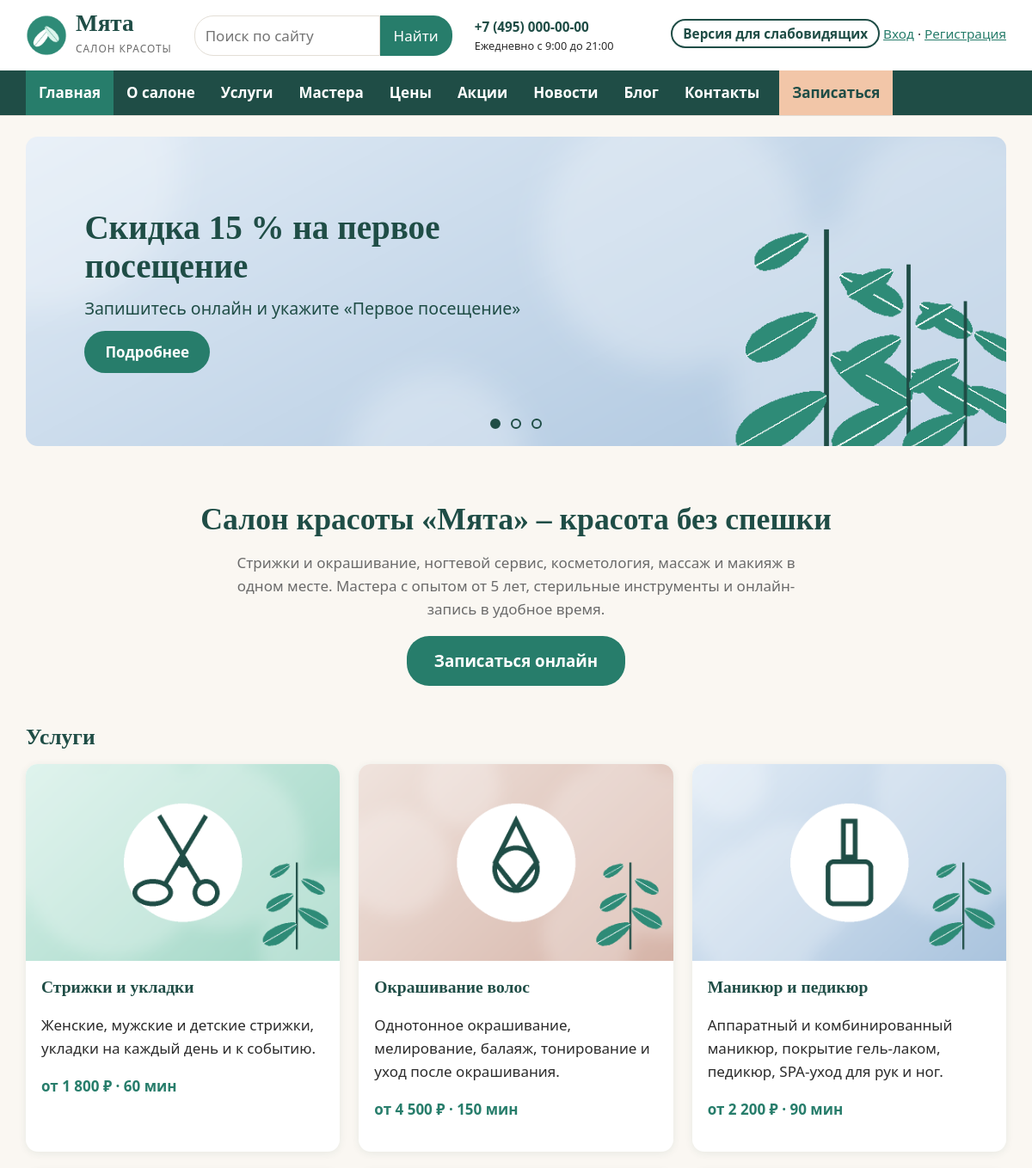
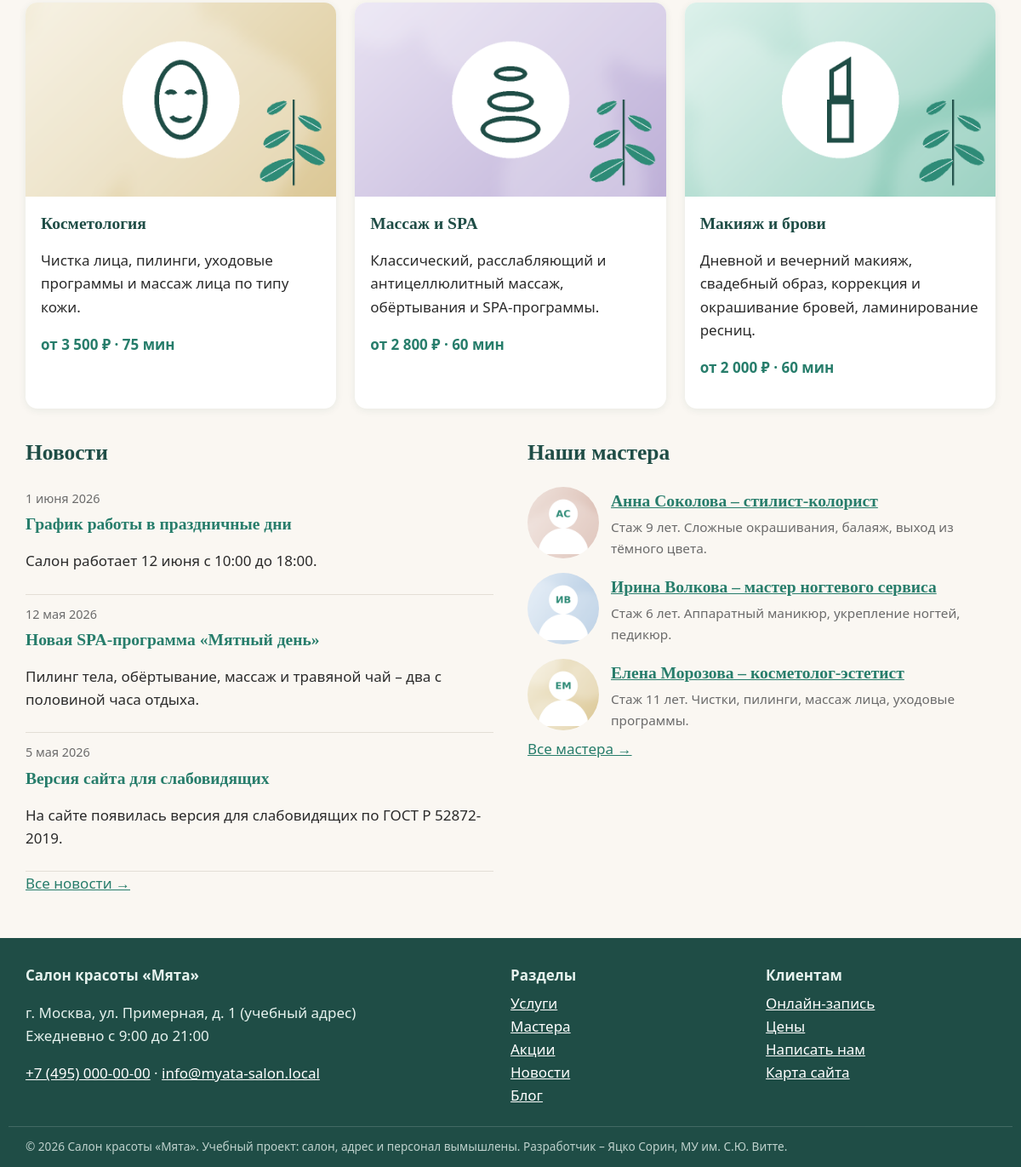
The page / on the database its author committed (2 pictures, top to bottom).
### tables this page shows
CREATE TABLE banners (
  id INT AUTO_INCREMENT PRIMARY KEY,
  title VARCHAR(120) NOT NULL,
  text VARCHAR(255) NOT NULL,
  link VARCHAR(255) NOT NULL,
  image VARCHAR(120) NOT NULL,
  sort INT NOT NULL DEFAULT 0,
  is_active TINYINT(1) NOT NULL DEFAULT 1
);

CREATE TABLE articles (
  id INT AUTO_INCREMENT PRIMARY KEY,
  section VARCHAR(20) NOT NULL,
  slug VARCHAR(100) NOT NULL,
  title VARCHAR(200) NOT NULL,
  summary VARCHAR(400) NOT NULL,
  body TEXT NOT NULL,
  image VARCHAR(120) NOT NULL DEFAULT '',
  price INT NULL,
  duration INT NULL,
  is_published TINYINT(1) NOT NULL DEFAULT 1,
  views INT NOT NULL DEFAULT 0,
  created_at DATETIME NOT NULL DEFAULT CURRENT_TIMESTAMP,
  updated_at DATETIME NULL,
  UNIQUE KEY uq_section_slug (section, slug),
  FULLTEXT KEY ft_search (title, summary, body),
  CONSTRAINT fk_articles_section FOREIGN KEY (section) REFERENCES sections(code)
);

CREATE TABLE sections (
  code VARCHAR(20) PRIMARY KEY,
  title VARCHAR(60) NOT NULL,
  description VARCHAR(255) NOT NULL,
  sort INT NOT NULL DEFAULT 0
);

### config.php (called while the page is built, shortened)
<?php
$config = [
    'db_host'   => 'localhost',
    'db_port'   => 3306,
    'db_name'   => 'salon_myata',
    'db_user'   => 'root',
    'db_pass'   => '',
    'site_name' => 'Салон красоты «Мята»',
    'phone'     => '+7 (495) 000-00-00',
    'email'     => 'info@myata-salon.local',
    'address'   => 'г. Москва, ул. Примерная, д. 1 (учебный адрес)',
    'hours'     => 'Ежедневно с 9:00 до 21:00',
];
return $config;

### includes/bootstrap.php (called while the page is built, shortened)
<?php
$CONFIG = require __DIR__ . '/../config.php';
try {
    $pdo = new PDO(
        sprintf('mysql:host=%s;port=%d;dbname=%s;charset=utf8mb4',
            $CONFIG['db_host'], $CONFIG['db_port'], $CONFIG['db_name']),
        $CONFIG['db_user'],
        $CONFIG['db_pass'],
        [PDO::ATTR_ERRMODE => PDO::ERRMODE_EXCEPTION, PDO::ATTR_DEFAULT_FETCH_MODE => PDO::FETCH_ASSOC]
    );
} catch (PDOException $e) {
    http_response_code(500);
    exit('<h1>Нет подключения к базе данных</h1><p>Проверьте настройки в config.php '
        . 'и импортируйте database/salon_myata.sql.</p>');
}
require __DIR__ . '/functions.php';
require __DIR__ . '/auth.php';

### includes/auth.php (called while the page is built, shortened)
<?php
function current_user(): ?array
{
    static $user = false;
    if ($user === false) {
        $user = null;
    }
    return $user;
}

### index.php (the view, shortened to what this page needs)
<?php
require __DIR__ . '/includes/bootstrap.php';
$banners = db()->query('SELECT * FROM banners WHERE is_active = 1 ORDER BY sort')->fetchAll();
$services = articles('services', 6);
$masters = articles('masters', 3);
$news = articles('news', 3);
require __DIR__ . '/includes/header.php';
?>
<section class="slider" aria-label="Баннеры">
    <?php foreach ($banners as $i => $b): ?>
        <a class="slide<?= $i === 0 ? ' active' : '' ?>" href="<?= e(url($b['link'])) ?>"
           style="background-image:url('<?= e(url('assets/img/' . $b['image'])) ?>')">
            <span class="slide-text"><strong><?= e($b['title']) ?></strong><span><?= e($b['text']) ?></span>
                <span class="btn">Подробнее</span></span>
        </a>
    <?php endforeach; ?>
    <div class="slider-dots"><?php foreach ($banners as $i => $b): ?>
        <button type="button" aria-label="Баннер <?= $i + 1 ?>"<?= $i === 0 ? ' class="active"' : '' ?>></button><?php endforeach; ?></div>
</section>
<section class="intro">
    <h1>Салон красоты «Мята» – красота без спешки</h1>
    <p>Стрижки и окрашивание, ногтевой сервис, косметология, массаж и макияж в одном месте.
       Мастера с опытом от 5 лет, стерильные инструменты и онлайн-запись в удобное время.</p>
    <a class="btn btn-lg" href="<?= e(url('booking.php')) ?>">Записаться онлайн</a>
</section>
<section>
    <h2>Услуги</h2>
    <div class="cards">
        <?php foreach ($services as $a): ?>
            <article class="card">
                <a href="<?= e(article_url($a)) ?>"><?= img($a['image'], $a['title']) ?></a>
                <div class="card-body">
                    <h3><a href="<?= e(article_url($a)) ?>"><?= e($a['title']) ?></a></h3>
                    <p><?= e($a['summary']) ?></p>
                    <p class="price">от <?= money((int) $a['price']) ?> · <?= (int) $a['duration'] ?> мин</p>
                </div>
            </article>
        <?php endforeach; ?>
    </div>
</section>
<section class="two-cols">
    <div>
        <h2>Новости</h2>
        <?php foreach ($news as $a): ?>
            <article class="news-item">
                <time datetime="<?= e(substr($a['created_at'], 0, 10)) ?>"><?= e(ru_date($a['created_at'])) ?></time>
                <h3><a href="<?= e(article_url($a)) ?>"><?= e($a['title']) ?></a></h3>
                <p><?= e($a['summary']) ?></p>
            </article>
        <?php endforeach; ?>
        <a href="<?= e(url('section.php?s=news')) ?>">Все новости →</a>
    </div>
    <div>
        <h2>Наши мастера</h2>
        <?php foreach ($masters as $a): ?>
            <article class="master-mini">
                <?= img($a['image'], $a['title'], 'avatar') ?>
                <div><h3><a href="<?= e(article_url($a)) ?>"><?= e($a['title']) ?></a></h3>
                    <p><?= e($a['summary']) ?></p></div>
            </article>
        <?php endforeach; ?>
        <a href="<?= e(url('section.php?s=masters')) ?>">Все мастера →</a>
    </div>
</section>
<?php require __DIR__ . '/includes/footer.php'; ?>

### includes/header.php (shortened to what this page needs)
<?php
$v = vi();
$user = current_user();
$current = substr($_SERVER['SCRIPT_NAME'], strlen(ROOT_URL) + 1);
$curSection = $_GET['s'] ?? '';
$menu = [
    ['index.php', 'Главная', ''], ['about.php', 'О салоне', ''],
    ['section.php', 'Услуги', 'services'], ['section.php', 'Мастера', 'masters'],
    ['prices.php', 'Цены', ''], ['section.php', 'Акции', 'promo'],
    ['section.php', 'Новости', 'news'], ['section.php', 'Блог', 'blog'],
    ['contacts.php', 'Контакты', ''],
];
$bodyClass = $v['on'] ? 'vi vi-size-' . $v['size'] . ' vi-' . $v['scheme']
    . ($v['img'] ? '' : ' vi-noimg') . ($v['space'] ? ' vi-space' : '') : '';
?>
<!doctype html>
<html lang="ru">
<head>
    <link rel="stylesheet" href="<?= e(url('assets/css/style.css')) ?>">
</head>
<body class="<?= e($bodyClass) ?>">
<header class="site-header">
    <div class="wrap header-top">
        <a class="logo" href="<?= e(url()) ?>">
            <img src="<?= e(url('assets/img/logo.png')) ?>" alt="" width="48" height="48">
            <span><strong>Мята</strong><small>салон красоты</small></span>
        </a>
        <form class="search" action="<?= e(url('search.php')) ?>" method="get" role="search">
            <input id="q" type="search" name="q" placeholder="Поиск по сайту" value="<?= e($_GET['q'] ?? '') ?>">
            <button type="submit">Найти</button>
        </form>
        <div class="header-contacts">
            <a href="tel:<?= e(preg_replace('/[^\d+]/', '', cfg('phone'))) ?>"><?= e(cfg('phone')) ?></a>
            <small><?= e(cfg('hours')) ?></small>
        </div>
        <div class="header-actions">
            <?php if (!$v['on']): ?>
                <a class="btn-vi" href="<?= e(url('vi.php?vi=1&back=' . urlencode($_SERVER['REQUEST_URI'] ?? ''))) ?>"
                   title="Версия для слабовидящих">Версия для слабовидящих</a>
            <?php endif; ?>
            <?php if ($user): ?>
                <a href="<?= e(url($user['role'] === 'client' ? 'cabinet.php' : 'admin/index.php')) ?>">
                    <?= e($user['login']) ?> (<?= e(ROLES[$user['role']]) ?>)</a> ·
                <a href="<?= e(url('logout.php')) ?>">Выйти</a>
            <?php else: ?>
                <a href="<?= e(url('login.php')) ?>">Вход</a> · <a href="<?= e(url('register.php')) ?>">Регистрация</a>
            <?php endif; ?>
        </div>
    </div>
    <nav class="main-nav" aria-label="Главное меню">
        <div class="wrap">
            <ul>
                <?php foreach ($menu as [$file, $label, $menuSec]):
                    $href = $menuSec ? "section.php?s=$menuSec" : $file;
                    $active = $current === $file && ($menuSec === '' || $menuSec === $curSection); ?>
                    <li><a href="<?= e(url($href)) ?>"<?= $active ? ' class="active" aria-current="page"' : '' ?>><?= e($label) ?></a></li>
                <?php endforeach; ?>
                <li><a class="nav-cta" href="<?= e(url('booking.php')) ?>">Записаться</a></li>
            </ul>
        </div>
    </nav>
</header>
<main id="main" class="wrap">

### includes/functions.php (shortened to what this page needs)
<?php
function e(?string $s): string
{
    return htmlspecialchars((string) $s, ENT_QUOTES, 'UTF-8');
}
function url(string $path = ''): string
{
    return ROOT_URL . '/' . ltrim($path, '/');
}
function db(): PDO
{
    global $pdo;
    return $pdo;
}
function cfg(string $key): string
{
    global $CONFIG;
    return (string) ($CONFIG[$key] ?? '');
}
function sections(): array
{
    static $cache = null;
    if ($cache === null) {
        $cache = [];
        foreach (db()->query('SELECT * FROM sections ORDER BY sort') as $row) {
            $cache[$row['code']] = $row;
        }
    }
    return $cache;
}
function articles(string $section, int $limit = 100): array
{
    $order = in_array($section, ['news', 'blog', 'promo'], true) ? 'created_at DESC' : 'id';
    $st = db()->prepare("SELECT * FROM articles WHERE section = ? AND is_published = 1 ORDER BY $order LIMIT ?");
    $st->bindValue(1, $section);
    $st->bindValue(2, $limit, PDO::PARAM_INT);
    $st->execute();
    return $st->fetchAll();
}
function article_url(array $a): string
{
    return url('article.php?s=' . urlencode($a['section']) . '&slug=' . urlencode($a['slug']));
}
function img(string $file, string $alt, string $class = ''): string
{
    $src = str_starts_with($file, 'upload-') ? url('uploads/' . $file) : url('assets/img/' . $file);
    return '<img src="' . e($src) . '" alt="' . e($alt) . '" class="' . e($class) . '" loading="lazy">';
}
function ru_date(string $date): string
{
    $months = ['января', 'февраля', 'марта', 'апреля', 'мая', 'июня', 'июля', 'августа',
        'сентября', 'октября', 'ноября', 'декабря'];
    $t = strtotime($date);
    return date('j', $t) . ' ' . $months[(int) date('n', $t) - 1] . ' ' . date('Y', $t);
}
function money(?int $v): string
{
    return $v === null ? '' : number_format($v, 0, ',', ' ') . ' ₽';
}
function vi(): array
{
    return [
        'on'     => ($_COOKIE['vi'] ?? '0') === '1',
        'size'   => in_array($_COOKIE['vi_size'] ?? '', ['1', '2', '3'], true) ? $_COOKIE['vi_size'] : '1',
        'scheme' => in_array($_COOKIE['vi_scheme'] ?? '', ['bw', 'wb', 'blue', 'brown'], true)
            ? $_COOKIE['vi_scheme'] : 'bw',
        'img'    => ($_COOKIE['vi_img'] ?? '1') === '1',
        'space'  => ($_COOKIE['vi_space'] ?? '0') === '1',
    ];
}

### includes/footer.php (shortened to what this page needs)
</main>
<footer class="site-footer">
    <div class="wrap footer-grid">
        <div>
            <strong>Салон красоты «Мята»</strong>
            <p><?= e(cfg('address')) ?><br><?= e(cfg('hours')) ?></p>
            <p><a href="tel:<?= e(preg_replace('/[^\d+]/', '', cfg('phone'))) ?>"><?= e(cfg('phone')) ?></a> ·
               <a href="mailto:<?= e(cfg('email')) ?>"><?= e(cfg('email')) ?></a></p>
        </div>
        <div>
            <strong>Разделы</strong>
            <ul>
                <?php foreach (sections() as $code => $s): ?>
                    <li><a href="<?= e(url('section.php?s=' . $code)) ?>"><?= e($s['title']) ?></a></li>
                <?php endforeach; ?>
            </ul>
        </div>
        <div>
            <strong>Клиентам</strong>
            <ul>
                <li><a href="<?= e(url('booking.php')) ?>">Онлайн-запись</a></li>
                <li><a href="<?= e(url('prices.php')) ?>">Цены</a></li>
                <li><a href="<?= e(url('contacts.php')) ?>">Написать нам</a></li>
                <li><a href="<?= e(url('sitemap.php')) ?>">Карта сайта</a></li>
            </ul>
        </div>
    </div>
    <div class="wrap footer-note">
        © 2026 Салон красоты «Мята». Учебный проект: салон, адрес и персонал вымышлены.
        Разработчик – Яцко Сорин, МУ им. С.Ю. Витте.
    </div>
</footer>
</body>
</html>

### rows shown on the page
banners: image (picture), title "Скидка 15 % на первое посещение", text "Запишитесь онлайн и укажите «Первое посещение»"
articles: image (picture), title "Стрижки и укладки", summary "Женские, мужские и детские стрижки, укладки на каждый день и к событию.", price "1 800 ₽", duration "60"
articles: image (picture), title "Окрашивание волос", summary "Однотонное окрашивание, мелирование, балаяж, тонирование и уход после окрашивания.", price "4 500 ₽", duration "150"
articles: image (picture), title "Маникюр и педикюр", summary "Аппаратный и комбинированный маникюр, покрытие гель-лаком, педикюр, SPA-уход для рук и ног.", price "2 200 ₽", duration "90"
articles: image (picture), title "Косметология", summary "Чистка лица, пилинги, уходовые программы и массаж лица по типу кожи.", price "3 500 ₽", duration "75"
articles: image (picture), title "Массаж и SPA", summary "Классический, расслабляющий и антицеллюлитный массаж, обёртывания и SPA-программы.", price "2 800 ₽", duration "60"
articles: image (picture), title "Макияж и брови", summary "Дневной и вечерний макияж, свадебный образ, коррекция и окрашивание бровей, ламинирование ресниц.", price "2 000 ₽", duration "60"
articles: created_at "1 июня 2026", title "График работы в праздничные дни", summary "Салон работает 12 июня с 10:00 до 18:00."
articles: created_at "12 мая 2026", title "Новая SPA-программа «Мятный день»", summary "Пилинг тела, обёртывание, массаж и травяной чай – два с половиной часа отдыха."
articles: created_at "5 мая 2026", title "Версия сайта для слабовидящих", summary "На сайте появилась версия для слабовидящих по ГОСТ Р 52872-2019."
articles: image (picture), title "Анна Соколова – стилист-колорист", summary "Стаж 9 лет. Сложные окрашивания, балаяж, выход из тёмного цвета."
articles: image (picture), title "Ирина Волкова – мастер ногтевого сервиса", summary "Стаж 6 лет. Аппаратный маникюр, укрепление ногтей, педикюр."
articles: image (picture), title "Елена Морозова – косметолог-эстетист", summary "Стаж 11 лет. Чистки, пилинги, массаж лица, уходовые программы."
sections: title "Услуги"
sections: title "Мастера"
sections: title "Акции"
sections: title "Новости"
sections: title "Блог"

### other values the page prints
cfg('phone') "+7 (495) 000-00-00"
cfg('hours') "Ежедневно с 9:00 до 21:00"
$label "Главная"
$label "О салоне"
$label "Услуги"
$label "Мастера"
$label "Цены"
$label "Акции"
$label "Новости"
$label "Блог"
$label "Контакты"
cfg('address') "г. Москва, ул. Примерная, д. 1 (учебный адрес)"
cfg('email') "info@myata-salon.local"
